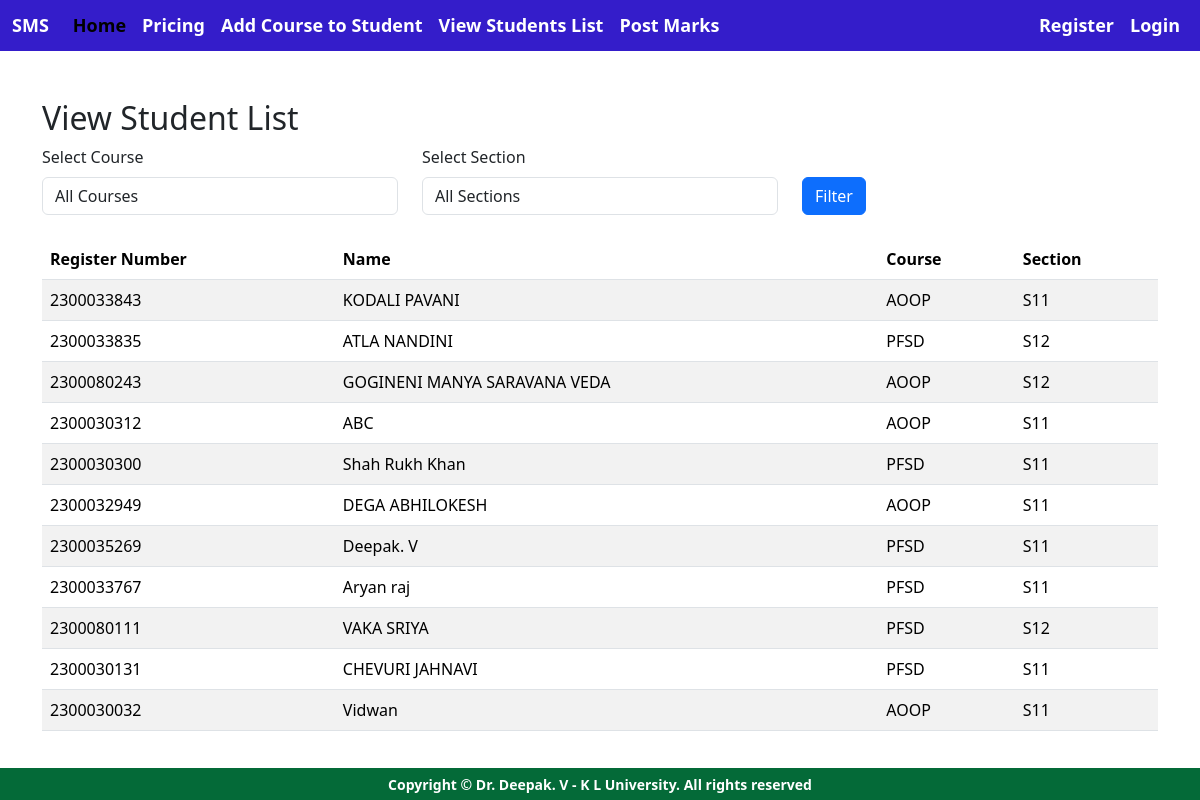
The page /facultyapp/view-student-list/ on the database its author committed.
### adminapp/models.py (models this page shows, shortened)
class StudentList(models.Model):
    Register_Number = models.CharField(max_length=20, unique=True)
    Name = models.CharField(max_length=100)
    user = models.OneToOneField(User, on_delete=models.CASCADE, null=True)

### facultyapp/models.py (models this page shows, shortened)
class AddCourse(models.Model):
    COURSE_CHOICES = [
        ('AOOP', 'Advanced Object-Oriented Programming'),
        ('PFSD', 'Python Full Stack Development'),
    ]
    SECTION_CHOICES = [
        ('S11', 'Section S11'),
        ('S12', 'Section S12'),
        ('S13', 'Section S13'),
        ('S14', 'Section S14'),
        ('S15', 'Section S15'),
    ]
    student = models.ForeignKey(StudentList, on_delete=models.CASCADE)
    course = models.CharField(max_length=50, choices=COURSE_CHOICES)
    section = models.CharField(max_length=50, choices=SECTION_CHOICES)

### facultyapp/views.py (the view)
# urls.py: path('view-student-list/', views.view_student_list, name='view_student_list'),
def view_student_list(request):
    course = request.GET.get('course')
    section = request.GET.get('section')
    student_courses = AddCourse.objects.all()
    if course:
        student_courses = student_courses.filter(course=course)
    if section:
        student_courses = student_courses.filter(section=section)
    students = StudentList.objects.filter(id__in=student_courses.values('student_id'))
    course_choices = AddCourse.COURSE_CHOICES
    section_choices = AddCourse.SECTION_CHOICES
    context = {
        'students': students,
        'course_choices': course_choices,
        'section_choices': section_choices,
        'selected_course': course,
        'selected_section': section,
    }
    return render(request, 'facultyapp/view_student_list.html', context)

### templates/facultyapp/view_student_list.html (shortened to what this page needs)
{% extends 'Navbar/FacultyNavbar.html' %}
{% load static %}
{% block body %}
    <div class="container mt-5">
        <h2>View Student List</h2>
        <form method="get" class="mb-4">
            <div class="row">
                <div class="col-md-4">
                    <label for="course" class="form-label">Select Course</label>
                    <select name="course" id="course" class="form-control">
                        <option value="">All Courses</option>
                    </select>
                </div>
                <div class="col-md-4">
                    <label for="section" class="form-label">Select Section</label>
                    <select name="section" id="section" class="form-control">
                        <option value="">All Sections</option>
                    </select>
                </div>
                <div class="col-md-4 mt-4">
                    <button type="submit" class="btn btn-primary mt-2">Filter</button>
                </div>
            </div>
        </form>
        <table class="table table-striped">
            <thead>
                <tr>
                    <th>Register Number</th>
                    <th>Name</th>
                    <th>Course</th>
                    <th>Section</th>
                </tr>
            </thead>
            <tbody>
                {% if students %}
                    {% for student in students %}
                        <tr>
                            <td>{{ student.Register_Number }}</td>
                            <td>{{ student.Name }}</td>
                            <td>{{ student.addcourse_set.first.course }}</td>
                            <td>{{ student.addcourse_set.first.section }}</td>
                        </tr>
                    {% endfor %}
                {% else %}
                    <tr>
                        <td colspan="4" class="text-center">No students found.</td>
                    </tr>
                {% endif %}
            </tbody>
        </table>
    </div>
{% endblock %}

### rows shown on the page
StudentList: Register_Number "2300033843", Name "KODALI PAVANI", addcourse_set.first.course "AOOP", addcourse_set.first.section "S11"
StudentList: Register_Number "2300033835", Name "ATLA NANDINI", addcourse_set.first.course "PFSD", addcourse_set.first.section "S12"
StudentList: Register_Number "2300080243", Name "GOGINENI MANYA SARAVANA VEDA", addcourse_set.first.course "AOOP", addcourse_set.first.section "S12"
StudentList: Register_Number "2300030312", Name "ABC", addcourse_set.first.course "AOOP", addcourse_set.first.section "S11"
StudentList: Register_Number "2300030300", Name "Shah Rukh Khan", addcourse_set.first.course "PFSD", addcourse_set.first.section "S11"
StudentList: Register_Number "2300032949", Name "DEGA ABHILOKESH", addcourse_set.first.course "AOOP", addcourse_set.first.section "S11"
StudentList: Register_Number "2300035269", Name "Deepak. V", addcourse_set.first.course "PFSD", addcourse_set.first.section "S11"
StudentList: Register_Number "2300033767", Name "Aryan raj", addcourse_set.first.course "PFSD", addcourse_set.first.section "S11"
StudentList: Register_Number "2300080111", Name "VAKA SRIYA", addcourse_set.first.course "PFSD", addcourse_set.first.section "S12"
StudentList: Register_Number "2300030131", Name "CHEVURI JAHNAVI", addcourse_set.first.course "PFSD", addcourse_set.first.section "S11"
StudentList: Register_Number "2300030032", Name "Vidwan", addcourse_set.first.course "AOOP", addcourse_set.first.section "S11"
